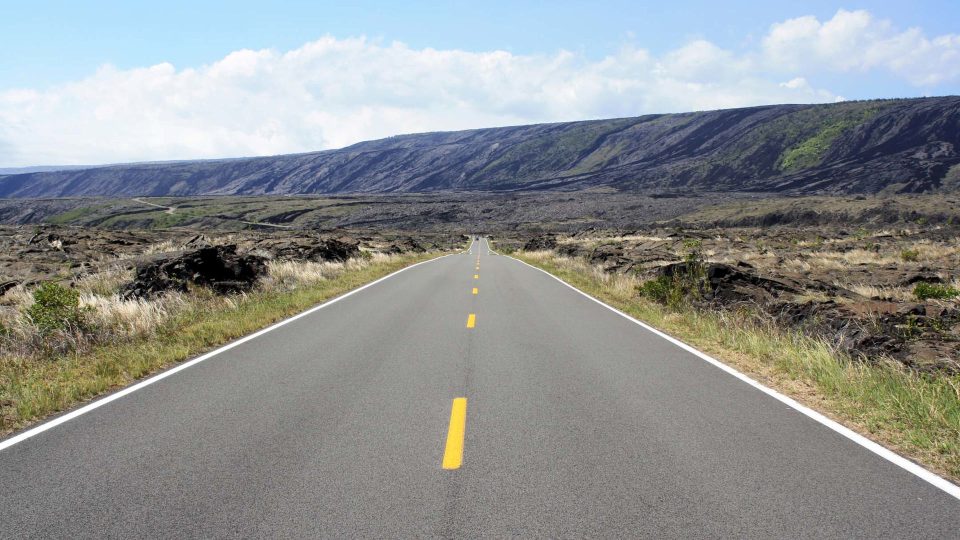
#> input picture lane4.jpg, 1920 x 1080 px (shown at 1/2 size)
$ python lanedetection_jovisversion.py
#> lines starting #> are read from the running program, lines starting #| are printed output that depends on the picture; after the words box and inside, x2 and y2 are one past the last pixel; in counts of white or black regions, pixels touching at a corner belong together
import numpy as np
import cv2

def preprocess(image):
    gray = cv2.cvtColor(image,cv2.COLOR_BGR2GRAY)
    blur = cv2.GaussianBlur(gray,(7,7),0)
    canny = cv2.Canny(blur,10,150)
    # cv2.imshow("canny",canny)
    return canny

def region(image):
    height, width = image.shape[0:2]
    triangle = np.array([
        [(0, height), (0.35*width, 0.4*height),(width*0.55, height*0.4), (width, height)],
    ],dtype=np.int32)

    mask = np.zeros_like(image)
    mask = cv2.fillPoly(mask,triangle,255)
    mask = cv2.bitwise_and(image, mask)
    # cv2.imshow("region",mask)
    return mask

def lines(copy,image):
    line = cv2.HoughLinesP(image, 2, np.pi / 180, 200, np.array([]), minLineLength=40, maxLineGap=5)
    avg = average(copy,line)
    black_lines=display_lines(copy,line)
    lanes = cv2.addWeighted(copy, 0.8, black_lines, 1, 1)
    # cv2.imshow("lines",lanes)
    return lanes

def average(image, lines):
    left = []
    right = []
    for line in lines:
        print(line)
        x1, y1, x2, y2 = line.reshape(4)
        parameters = np.polyfit((x1, x2), (y1, y2), 1)
        slope = parameters[0]
        y_int = parameters[1]
        if slope < 0:
            left.append((slope, y_int))
        else:
            right.append((slope, y_int))

    right_avg = np.average(right, axis=0)
    left_avg = np.average(left, axis=0)
    left_line = make_points(image, left_avg)
    right_line = make_points(image, right_avg)
    return np.array([left_line, right_line])

def make_points(image, average):
    slope, y_int = average
    y1 = image.shape[0]
    y2 = int(y1 * (3/5))
    x1 = int((y1-y_int) // slope)
    x2 = int((y2-y_int) // slope)

    return np.array([x1, y1, x2, y2])

def display_lines(image, lines):
     lines_image = np.zeros_like(image)
     if lines is not None and len(lines)==2:
       for line in lines:
         x1, y1, x2, y2 = line
         cv2.line(lines_image, (x1, y1), (x2, y2), (255, 0, 0), 10)

       x1,y1,x2,y2 = lines[0]
       x3,y3,x4,y4 = lines[1]
       line1 = [(x1, y1), (x2, y2)]  # First line
       line2 = [(x3, y3), (x4, y4)]  # Second line

       # Combine the endpoints to form a polygon (you might need to adjust the order to prevent crossing)
       polygon_points = np.array([line1[0], line1[1], line2[1], line2[0]])

       overlay = image.copy()

       # Draw filled polygon on overlay (e.g., red with 100/255 transparency)
       cv2.fillPoly(overlay, [polygon_points], color=(0, 0, 255))  # Red mask

       # Blend overlay with original image
       alpha = 0.3  # Transparency factor
       highlighted = cv2.addWeighted(overlay, alpha, image, 1 - alpha, 0)
       return highlighted


img = cv2.imread('lane4.jpg')
#> img is the input picture: shape (1080, 1920, 3); mean B, G, R 145.7, 145.6, 142.2
img = cv2.resize(img,(640,480))
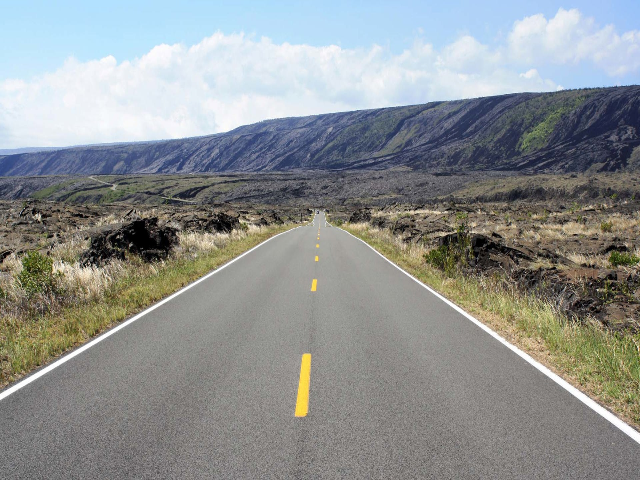
#> img: shape (480, 640, 3); mean B, G, R 145.6, 145.6, 142.2
cv2.imshow('image',img)
cv2.waitKey(0)

copy = np.copy(img)

image = preprocess(img)
#> in preprocess, `gray = cv2.cvtColor(image,cv2.COLOR_BGR2GRAY)`:
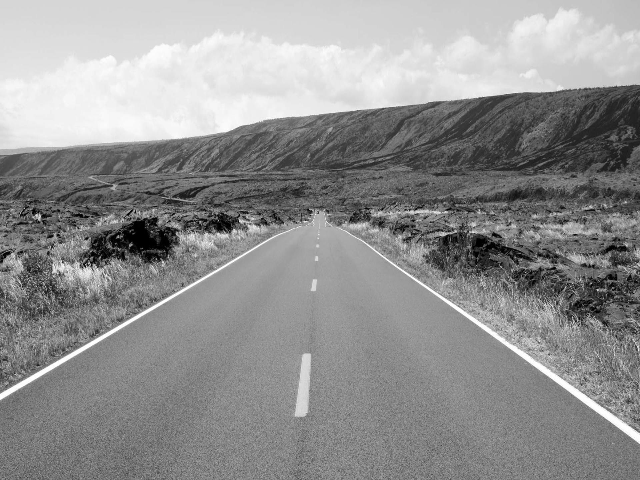
#> gray: shape (480, 640); min 0, max 255, mean 144.6
#> in preprocess, `canny = cv2.Canny(blur,10,150)`:
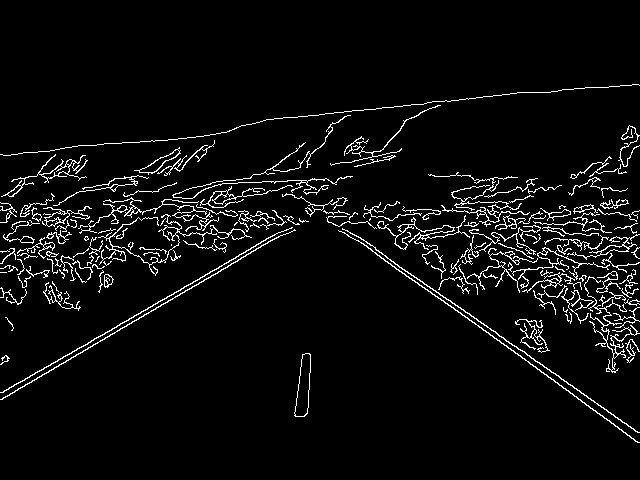
#> canny: shape (480, 640); 4.9% white in thin lines or dots, all inside (x1, y1, x2, y2) = (0, 84, 640, 443)
image2 = region(image)
#> in region, `mask = cv2.bitwise_and(image, mask)`:
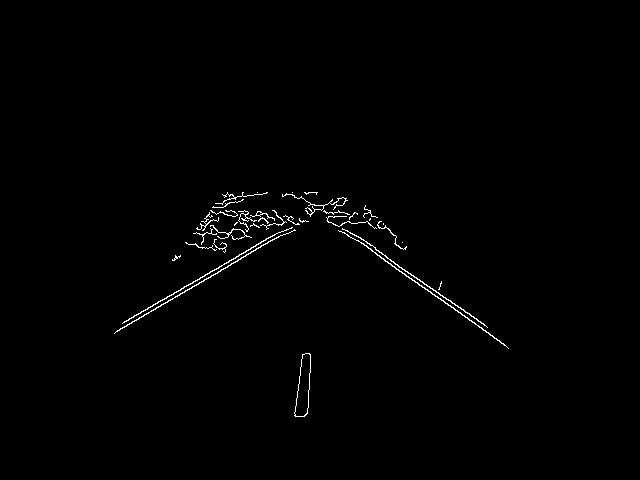
#> mask: shape (480, 640); 0.77% white in thin lines or dots, all inside (x1, y1, x2, y2) = (114, 192, 509, 417)
line = cv2.HoughLinesP(image2, 2, np.pi / 180, 100, np.array([]), minLineLength=40, maxLineGap=5)
#> line = [[347, 234, 504, 344], [122, 323, 281, 231], [117, 330, 283, 234], [375, 249, 476, 318], [399, 267, 487, 327]]
avg = average(copy, line)
#> the loop in average, `for line in lines:` made 5 passes
#> (x1, y1, x2, y2, slope, y_int) on passes 1 to 5: (347, 234, 504, 344, 0.701, -9.12), (122, 323, 281, 231, -0.579, 393.6), (117, 330, 283, 234, -0.578, 397.7), (375, 249, 476, 318, 0.683, -7.19), (399, 267, 487, 327, 0.682, -5.05)
#| [[347 234 504 344]]
#| [[122 323 281 231]]
#| [[117 330 283 234]]
#| [[375 249 476 318]]
#| [[399 267 487 327]]
#> after the loop in average, `for line in lines:`: left = [(-0.579, 393.6), (-0.578, 397.7)]; right = [(0.701, -9.12), (0.683, -7.19), (0.682, -5.05)]
#> in average, `right_avg = np.average(right, axis=0)`: right_avg = [0.689, -7.12]
#> in average, `left_avg = np.average(left, axis=0)`: left_avg = [-0.578, 395.6]
#> in make_points, `slope, y_int = average`: slope = -0.578; y_int = 395.6
#> in make_points, `x1 = int((y1-y_int) // slope)`: x1 = -146
#> in make_points, `x2 = int((y2-y_int) // slope)`: x2 = 186
#> in average, `left_line = make_points(image, left_avg)`: left_line = [-146, 480, 186, 288]
#> in average, `right_line = make_points(image, right_avg)`: right_line = [707, 480, 428, 288]
#> avg = [[-146, 480, 186, 288], [707, 480, 428, 288]]
black = display_lines(copy, avg)
#> the loop in display_lines, `for line in lines:` made 2 passes
#> after the loop in display_lines, `for line in lines:`:
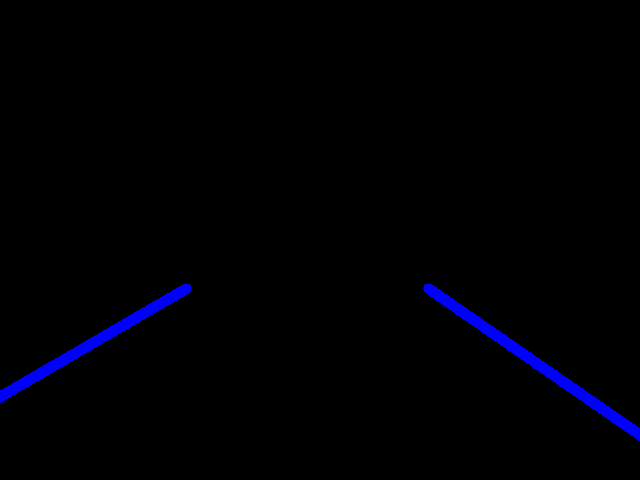
#> lines_image: shape (480, 640, 3); mean of channels 0, 1, 2 4.3, 0, 0; drawn as B, G, R
#> in display_lines, `x1,y1,x2,y2 = lines[0]`: x1 = -146; x2 = 186
#> in display_lines, `x3,y3,x4,y4 = lines[1]`: x3 = 707; y3 = 480; x4 = 428; y4 = 288
#> in display_lines, `line1 = [(x1, y1), (x2, y2)]`: line1 = [(-146, 480), (186, 288)]
#> in display_lines, `line2 = [(x3, y3), (x4, y4)]`: line2 = [(707, 480), (428, 288)]
#> in display_lines, `polygon_points = np.array([line1[0], line1[1], line2[1], line2[0]])`: polygon_points = [[-146, 480], [186, 288], [428, 288], [707, 480]]
#> in display_lines, `cv2.fillPoly(overlay, [polygon_points], color=(0, 0, 255))`:
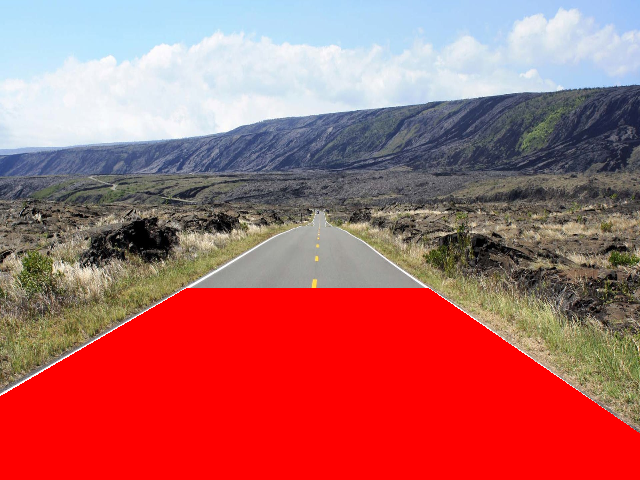
#> overlay: shape (480, 640, 3); mean B, G, R 103.4, 102.2, 178.8
#> in display_lines, `highlighted = cv2.addWeighted(overlay, alpha, image, 1 - alpha, 0)`:
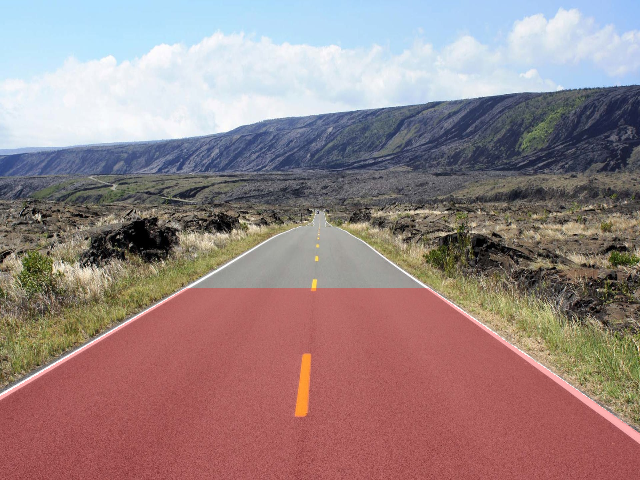
#> highlighted: shape (480, 640, 3); mean B, G, R 133, 132.6, 153.2
cv2.imshow('lane', black)
cv2.waitKey(0)

$ run again, with lane2.jpg copied over lane4.jpg
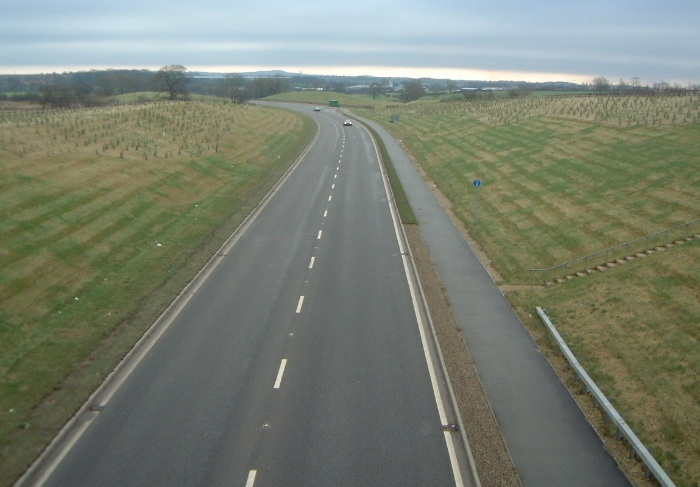
#> input picture lane2.jpg, 700 x 487 px
#> img is the input picture: shape (487, 700, 3); mean B, G, R 112.6, 126.7, 120.2
#> img: shape (480, 640, 3)
#> canny: shape (480, 640); 1.1% white in thin lines or dots, all inside (x1, y1, x2, y2) = (0, 68, 636, 480)
#> mask: shape (480, 640); 0.71% white in thin lines or dots, all inside (x1, y1, x2, y2) = (12, 193, 618, 480)
#> `line = cv2.HoughLinesP(image2, 2, np.pi / 180, 100, np.array([]), minL..`: line = [[12, 479, 52, 429], [18, 479, 155, 304], [358, 198, 409, 418], [48, 432, 232, 205], [353, 194, 397, 388], [373, 246, 435, 479], [533, 373, 610, 479], [559, 399, 617, 479]]
#> the loop in average, `for line in lines:` made 8 passes
#> (x1, y1, x2, y2, slope, y_int) on passes 1 to 8: (12, 479, 52, 429, -1.25, 494), (18, 479, 155, 304, -1.28, 502), (358, 198, 409, 418, 4.31, -1346.3), (48, 432, 232, 205, -1.23, 491.2), (353, 194, 397, 388, 4.41, -1362.4), (373, 246, 435, 479, 3.76, -1155.8), (533, 373, 610, 479, 1.38, -360.7), (559, 399, 617, 479, 1.38, -372)
#> (printed output is left out)
#> after the loop in average, `for line in lines:`: left = [(-1.25, 494), (-1.28, 502), (-1.23, 491.2)]; right = [(4.31, -1346.3), (4.41, -1362.4), (3.76, -1155.8), (1.38, -360.7), (1.38, -372)]
#> right_avg = [3.05, -919.5]
#> left_avg = [-1.25, 495.7]
#> in make_points, `slope, y_int = average`: slope = -1.25; y_int = 495.7
#> in make_points, `x1 = int((y1-y_int) // slope)`: x1 = 12
#> in make_points, `x2 = int((y2-y_int) // slope)`: x2 = 165
#> left_line = [12, 480, 165, 288]
#> right_line = [459, 480, 396, 288]
#> avg = [[12, 480, 165, 288], [459, 480, 396, 288]]
#> the loop in display_lines, `for line in lines:` made 2 passes
#> after the loop in display_lines, `for line in lines:`:
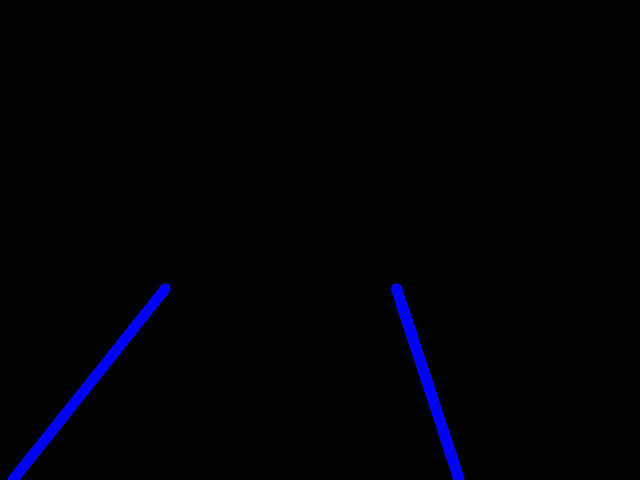
#> lines_image: shape (480, 640, 3); mean of channels 0, 1, 2 4.1, 0, 0; drawn as B, G, R
#> in display_lines, `x1,y1,x2,y2 = lines[0]`: x1 = 12; x2 = 165
#> x3 = 459; y3 = 480; x4 = 396; y4 = 288
#> line1 = [(12, 480), (165, 288)]
#> line2 = [(459, 480), (396, 288)]
#> polygon_points = [[12, 480], [165, 288], [396, 288], [459, 480]]
#> in display_lines, `highlighted = cv2.addWeighted(overlay, alpha, image, 1 - alpha, 0)`:
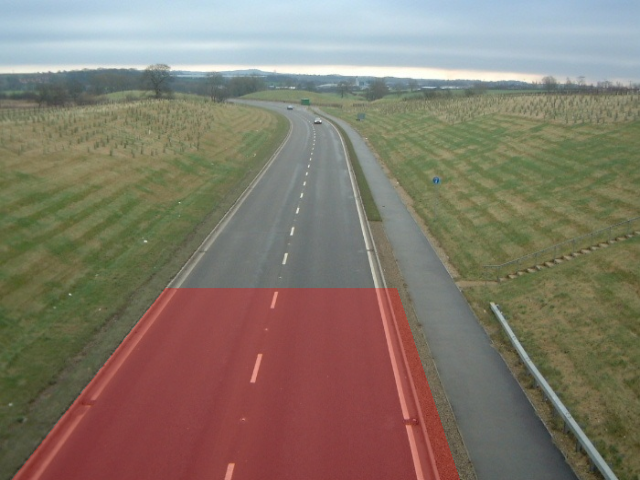
#> highlighted: shape (480, 640, 3); mean B, G, R 106.2, 120.1, 130.1

$ run again, with lane.jpg copied over lane4.jpg
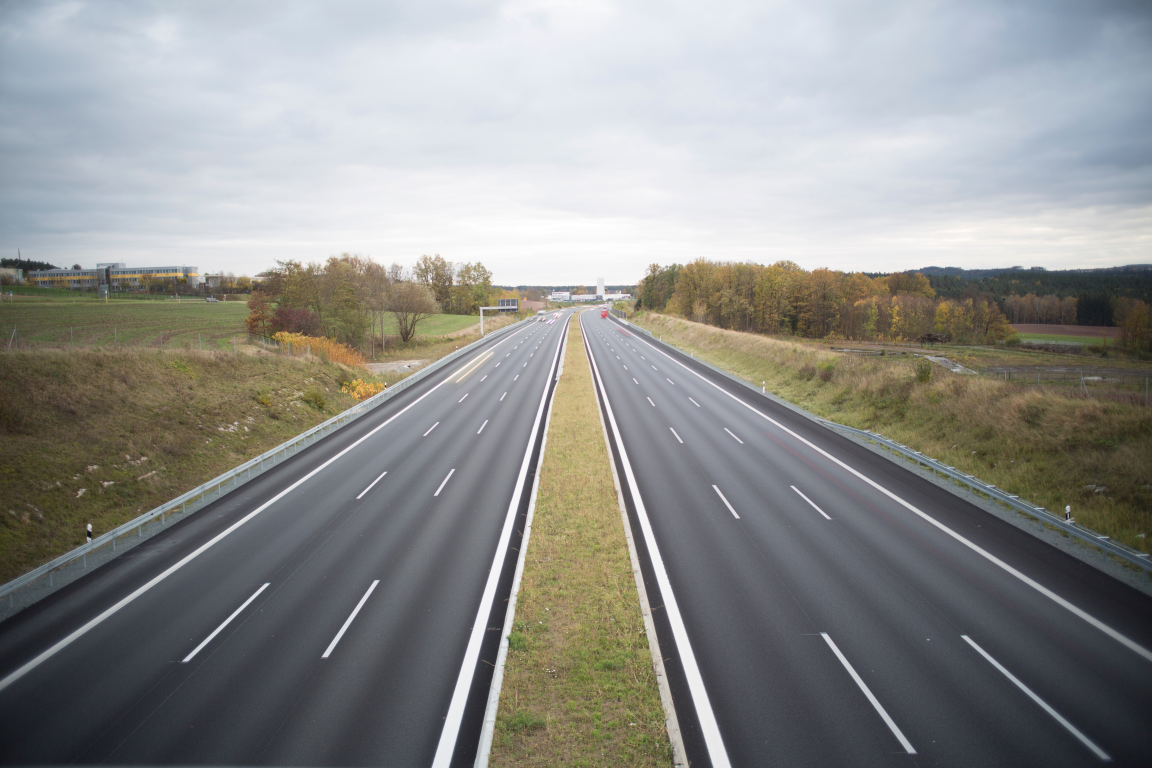
#> input picture lane.jpg, 5760 x 3840 px (shown at 1/5 size)
#> img is the input picture: shape (3840, 5760, 3); mean B, G, R 139.5, 142, 141.4
#> img: shape (480, 640, 3)
#> canny: shape (480, 640); 3.3% white in thin lines or dots, all inside (x1, y1, x2, y2) = (0, 159, 640, 480)
#> mask: shape (480, 640); 1.9% white in thin lines or dots, all inside (x1, y1, x2, y2) = (92, 192, 617, 480)
#> `line = cv2.HoughLinesP(image2, 2, np.pi / 180, 100, np.array([]), minL..`: line = 26 rows, first 6: [339, 278, 382, 479], [181, 288, 249, 235], [330, 232, 395, 476], [107, 348, 227, 257], [273, 458, 309, 249], [287, 348, 314, 207]
#> the loop in average, `for line in lines:` made 26 passes
#> (x1, y1, x2, y2, slope, y_int) on passes 1 to 8: (339, 278, 382, 479, 4.67, -1306.6), (181, 288, 249, 235, -0.779, 429.1), (330, 232, 395, 476, 3.75, -1006.8), (107, 348, 227, 257, -0.758, 429.1), (273, 458, 309, 249, -5.81, 2042.9), (287, 348, 314, 207, -5.22, 1846.8), (145, 296, 276, 208, -0.672, 393.4), (130, 327, 283, 208, -0.778, 428.1)
#> (printed output is left out)
#> after the loop in average, `for line in lines:`: left = 17 items, first 6: (-0.779, 429.1), (-0.758, 429.1), (-5.81, 2042.9), (-5.22, 1846.8), (-0.672, 393.4), (-0.778, 428.1); right = [(4.67, -1306.6), (3.75, -1006.8), (0.974, -127.2), (1.54, -307), (5.1, -1434.5), (1.49, -288.8), (3.41, -905.1), (1, -137), (0.679, -31.38)]
#> right_avg = [2.51, -616]
#> left_avg = [-2.37, 937.8]
#> in make_points, `slope, y_int = average`: slope = -2.37; y_int = 937.8
#> in make_points, `x1 = int((y1-y_int) // slope)`: x1 = 193
#> in make_points, `x2 = int((y2-y_int) // slope)`: x2 = 274
#> left_line = [193, 480, 274, 288]
#> right_line = [435, 480, 359, 288]
#> avg = [[193, 480, 274, 288], [435, 480, 359, 288]]
#> the loop in display_lines, `for line in lines:` made 2 passes
#> after the loop in display_lines, `for line in lines:`:
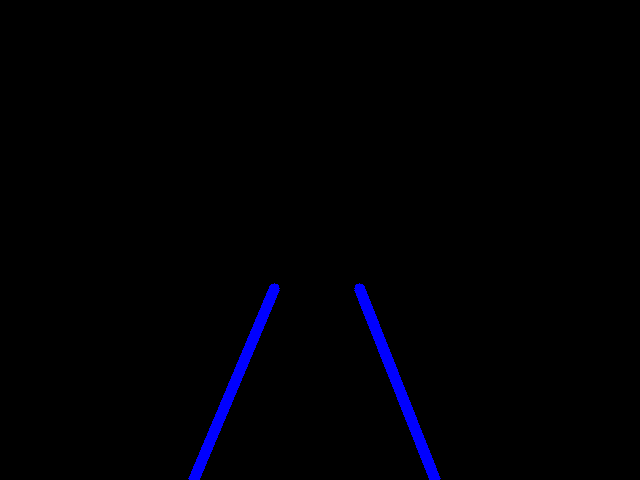
#> lines_image: shape (480, 640, 3); mean of channels 0, 1, 2 3.8, 0, 0; drawn as B, G, R
#> in display_lines, `x1,y1,x2,y2 = lines[0]`: x1 = 193; x2 = 274
#> x3 = 435; y3 = 480; x4 = 359; y4 = 288
#> line1 = [(193, 480), (274, 288)]
#> line2 = [(435, 480), (359, 288)]
#> polygon_points = [[193, 480], [274, 288], [359, 288], [435, 480]]
#> overlay: shape (480, 640, 3); mean B, G, R 128.6, 129.4, 154.7
#> in display_lines, `highlighted = cv2.addWeighted(overlay, alpha, image, 1 - alpha, 0)`:
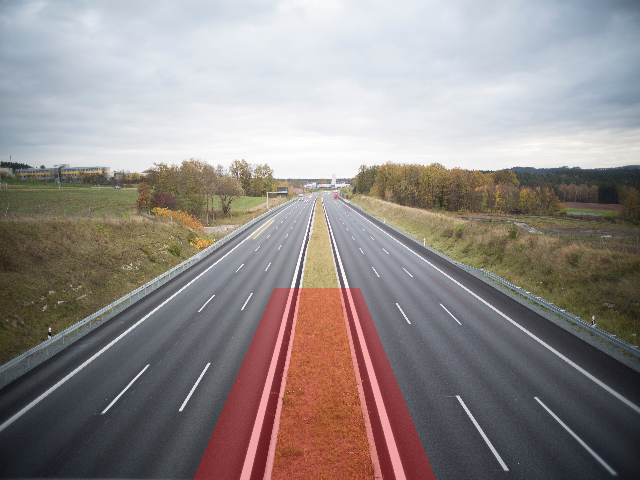
#> highlighted: shape (480, 640, 3); mean B, G, R 136.4, 138.4, 145.6

$ run again, with img.png saved as lane4.jpg
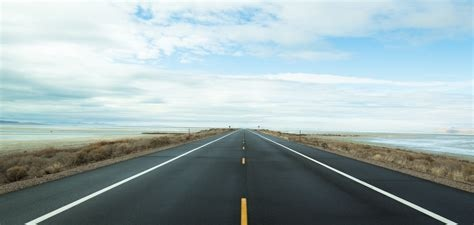
#> input picture img.png, 474 x 225 px
#> img is the input picture: shape (225, 474, 3); mean B, G, R 175.1, 172.9, 156
#> img: shape (480, 640, 3)
#> canny: shape (480, 640); 1.1% white in thin lines or dots, all inside (x1, y1, x2, y2) = (0, 268, 640, 480)
#> mask: shape (480, 640); 0.88% white in thin lines or dots, all inside (x1, y1, x2, y2) = (34, 268, 618, 480)
#> `line = cv2.HoughLinesP(image2, 2, np.pi / 180, 100, np.array([]), minL..`: line = [[35, 476, 325, 273], [433, 352, 601, 475], [506, 399, 616, 476], [50, 475, 266, 318], [443, 354, 615, 475], [381, 309, 484, 382], [403, 285, 445, 285], [352, 293, 435, 352], [225, 348, 323, 279], [431, 318, 514, 354], [199, 282, 258, 284]]
#> the loop in average, `for line in lines:` made 11 passes
#> (x1, y1, x2, y2, slope, y_int) on passes 1 to 8: (35, 476, 325, 273, -0.7, 500.5), (433, 352, 601, 475, 0.732, 34.98), (506, 399, 616, 476, 0.7, 44.8), (50, 475, 266, 318, -0.727, 511.3), (443, 354, 615, 475, 0.703, 42.35), (381, 309, 484, 382, 0.709, 38.97), (403, 285, 445, 285, -6.45e-17, 285), (352, 293, 435, 352, 0.711, 42.78)
#> (printed output is left out)
#> after the loop in average, `for line in lines:`: left = [(-0.7, 500.5), (-0.727, 511.3), (-6.45e-17, 285), (-0.704, 506.4)]; right = [(0.732, 34.98), (0.7, 44.8), (0.703, 42.35), (0.709, 38.97), (0.711, 42.78), (0.434, 131.1), (0.0339, 275.3)]
#> right_avg = [0.575, 87.17]
#> left_avg = [-0.533, 450.8]
#> in make_points, `slope, y_int = average`: slope = -0.533; y_int = 450.8
#> in make_points, `x1 = int((y1-y_int) // slope)`: x1 = -55
#> in make_points, `x2 = int((y2-y_int) // slope)`: x2 = 305
#> left_line = [-55, 480, 305, 288]
#> right_line = [683, 480, 349, 288]
#> avg = [[-55, 480, 305, 288], [683, 480, 349, 288]]
#> the loop in display_lines, `for line in lines:` made 2 passes
#> in display_lines, `x1,y1,x2,y2 = lines[0]`: x1 = -55; x2 = 305
#> x3 = 683; y3 = 480; x4 = 349; y4 = 288
#> line1 = [(-55, 480), (305, 288)]
#> line2 = [(683, 480), (349, 288)]
#> polygon_points = [[-55, 480], [305, 288], [349, 288], [683, 480]]
#> in display_lines, `highlighted = cv2.addWeighted(overlay, alpha, image, 1 - alpha, 0)`:
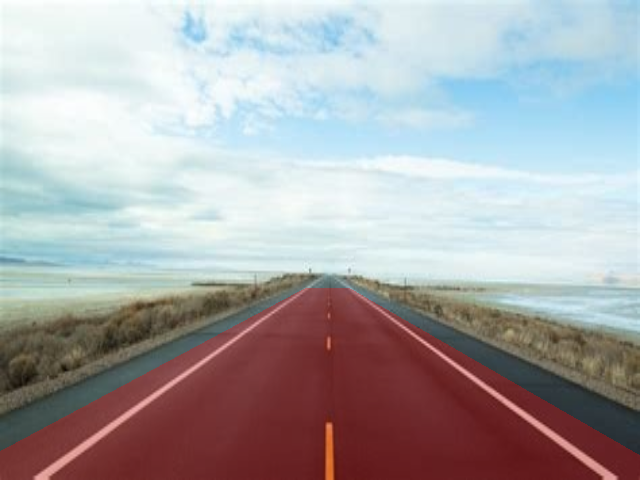
#> highlighted: shape (480, 640, 3); mean B, G, R 169.8, 167.6, 169.9
